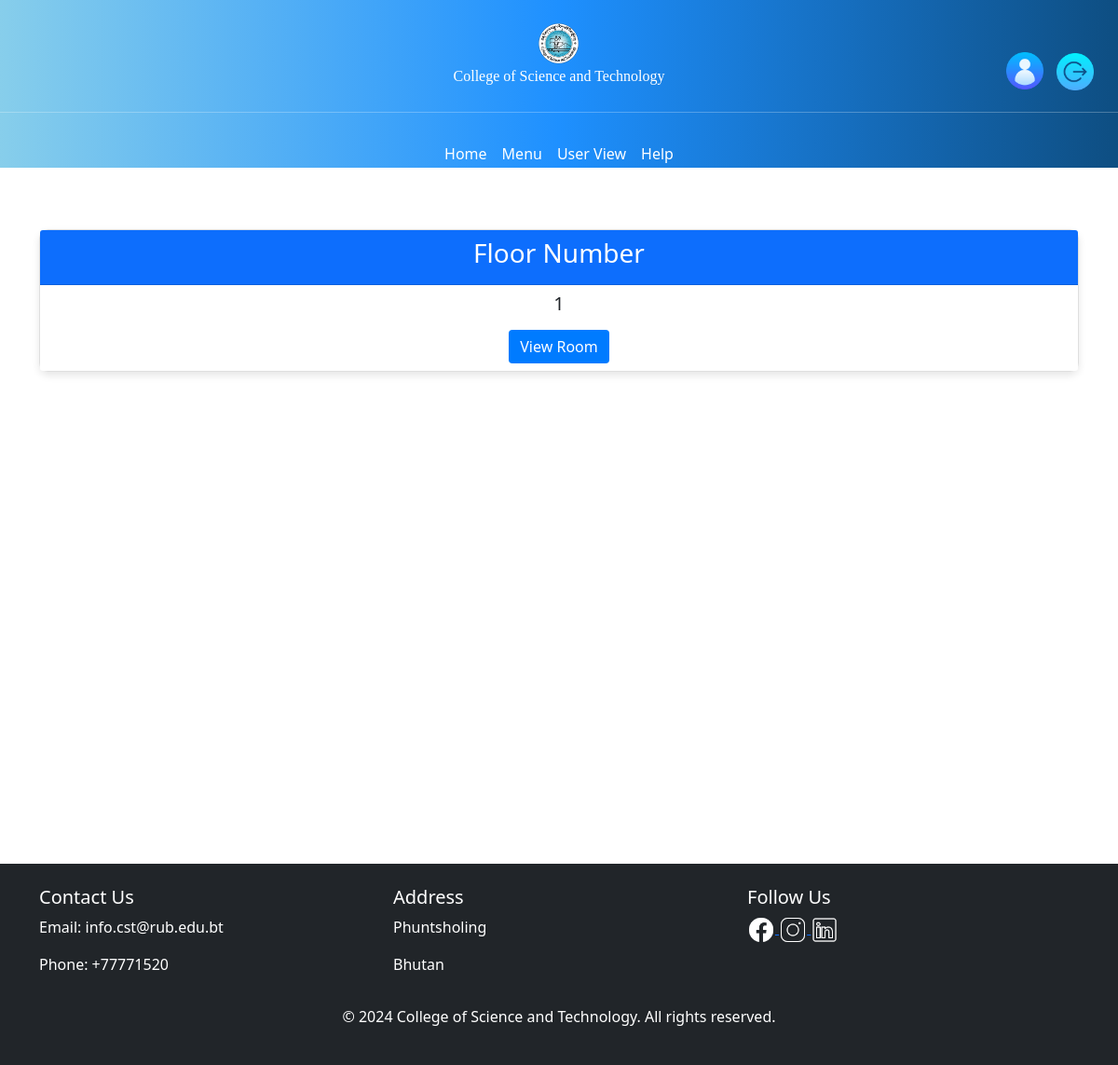
The app's page /selected_floor/1/ (signed in), older data.
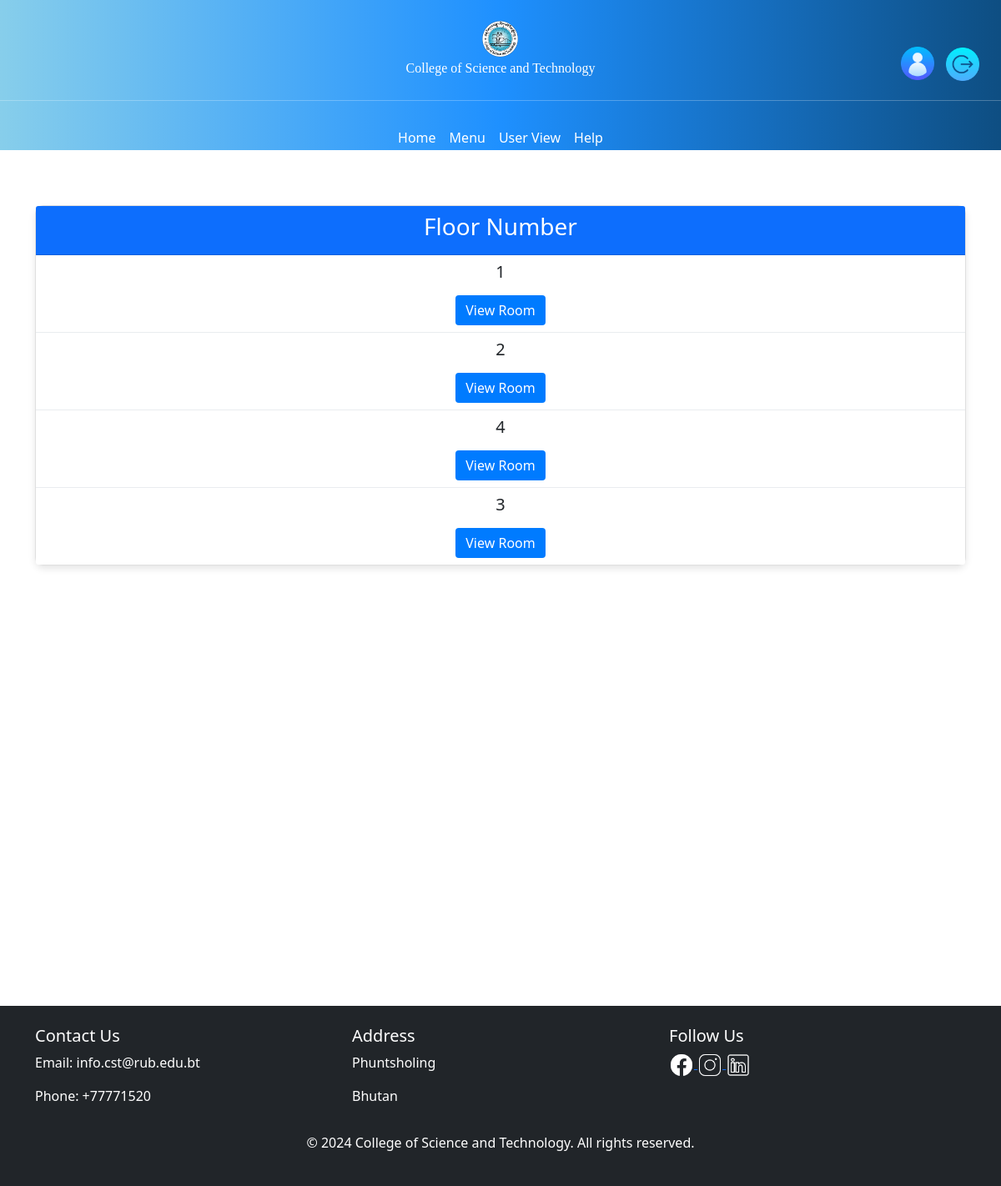
The same page, newer data.
### APP/models.py (models this page shows, shortened)
class Floor(models.Model):
    hostel = models.ForeignKey(Hostel,related_name='floors',null=True,on_delete=models.SET_NULL)
    number = models.IntegerField(default=0,null=True)

### APP/views.py (the view)
# urls.py: path('selected_floor/<str:pk>/',views.seleted_floor,name='selected_floor'),
@login_required(login_url='login')
def seleted_floor(request, pk):
    hostel = get_object_or_404(Hostel, id=pk)
    floor = hostel.floors.all()
    context={
        'hostel': hostel,
        'floor': floor,
    }
    return render(request,'floor.html',context)

### APP/templates/floor.html (shortened to what this page needs)
{% extends 'main.html' %}
{% block content %}
<br><br><br><br>
<div class="container">
    <div class="row">
        <div class="col-md-12">
            <div class="card" style="width: 100%;">
                <div class="card-header text-center bg-primary text-white">
                    <h3> Floor Number </h3>
                </div>
                <ul class="list-group list-group-flush">
                    {% for floor in floor %}
                    <li class="list-group-item text-center">
                        <h5>{{ floor.number }}</h5>
                        <a href="{% url 'selected_room' floor.id %}">
                            <button class="btn btn-primary mt-2">View Room</button>
                        </a>
                    </li>
                    {% endfor %}
                </ul>
            </div>
        </div>
    </div>
</div>
<br><br><br><br>
<br><br><br><br>
<br><br><br><br>
<br><br><br><br>
{% endblock %}

Row changes from the older to the newer data that the page shows:
added Floor: number "2"
added Floor: number "4"
added Floor: number "3"
